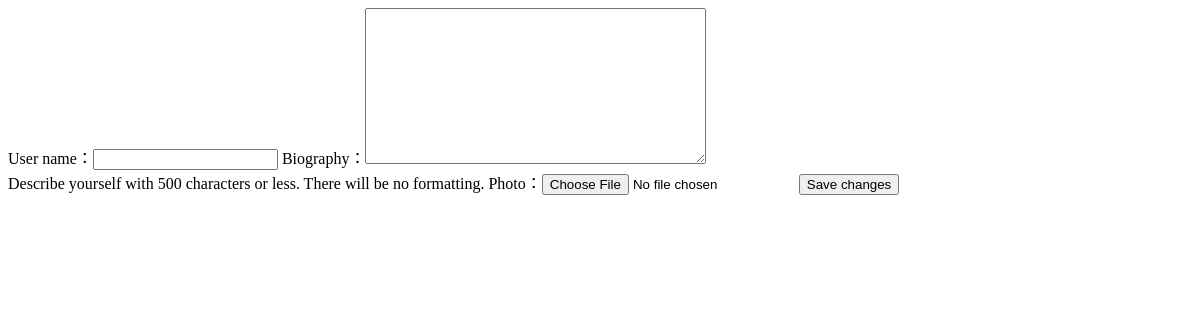
Before: /accounts/profile/ (signed in) with the older database file.
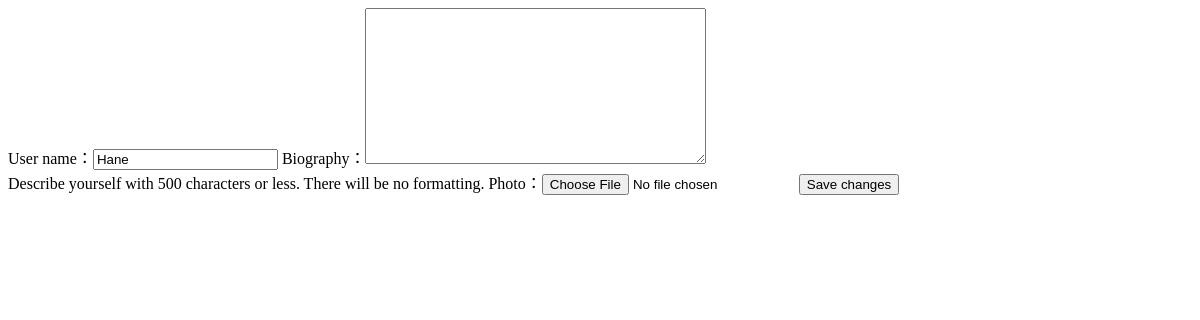
After: the same page with the newer database file.
### users/models.py (models this page shows, shortened)
class User(AbstractBaseUser, PermissionsMixin):
    email = models.EmailField(
        verbose_name=_("Email address"),
        max_length=255, unique=True, db_index=True,
    )
    name = models.CharField(
        verbose_name=_("User name"),
        max_length=100, default='',
    )
    photo = models.ImageField(
        verbose_name=_('photo'),
        blank=True, default='', upload_to=photo_upload_to
    )
    bio = models.TextField(
        verbose_name=_('biography'),
        max_length=1000, blank=True, default='',
        help_text=_(
            "Describe yourself with 500 characters or less. "
            "There will be no formatting."
        ),
    )
    verified = models.BooleanField(
        verbose_name=_('verified'),
        default=False,
        help_text=_(
            "Designates whether the user has verified email ownership."
        ),
    )
    is_staff = models.BooleanField(
        verbose_name=_('staff status'),
        default=False,
        help_text=_(
            "Designates whether the user can log into this admin site."
        ),
    )
    is_active = models.BooleanField(
        verbose_name=_('active'),
        default=True,
        help_text=_(
            "Designates whether this user should be treated as "
            "active. Unselect this instead of deleting accounts."
        ),
    )
    date_joined = models.DateTimeField(
        verbose_name=_('date joined'),
        default=timezone.now
    )
    objects = UserManager()
    USERNAME_FIELD = 'email'
    REQUIRED_FIELDS = []
    class Meta:
        verbose_name = _('user')
        verbose_name_plural = _('users')
        swappable = 'AUTH_USER_MODEL'

### users/views.py (the view)
@login_required
def user_profile_update(request):
    user = request.user
    if request.method == 'POST':
        form = UserProfileUpdateForm(
            data=request.POST, files=request.FILES,
            instance=request.user,
        )
        if form.is_valid():
            form.save()
            messages.success(request, ugettext(
                'Your profile has been updated successfully.',
            ))
        return redirect('/')
    else:
        form = UserProfileUpdateForm(instance=request.user)
        """messages.info(request, ugettext(
            'You need to update profile before post diary.'
        ))"""
    return render(request, 'users/user_profile_update.html', {
        'form': form,
    })

### users/forms.py
class UserProfileUpdateForm(forms.ModelForm):
    class Meta:
        model = User
        fields = (
            'name', 'bio', 'photo',
        )

### templates/users/user_profile_update.html (shortened to what this page needs)
<form method="post">
  {{ form }}
  <button type="submit">Save changes</button>
</form>

Changed rows visible on the page:
changed User: name (not shown) → "Hane"
